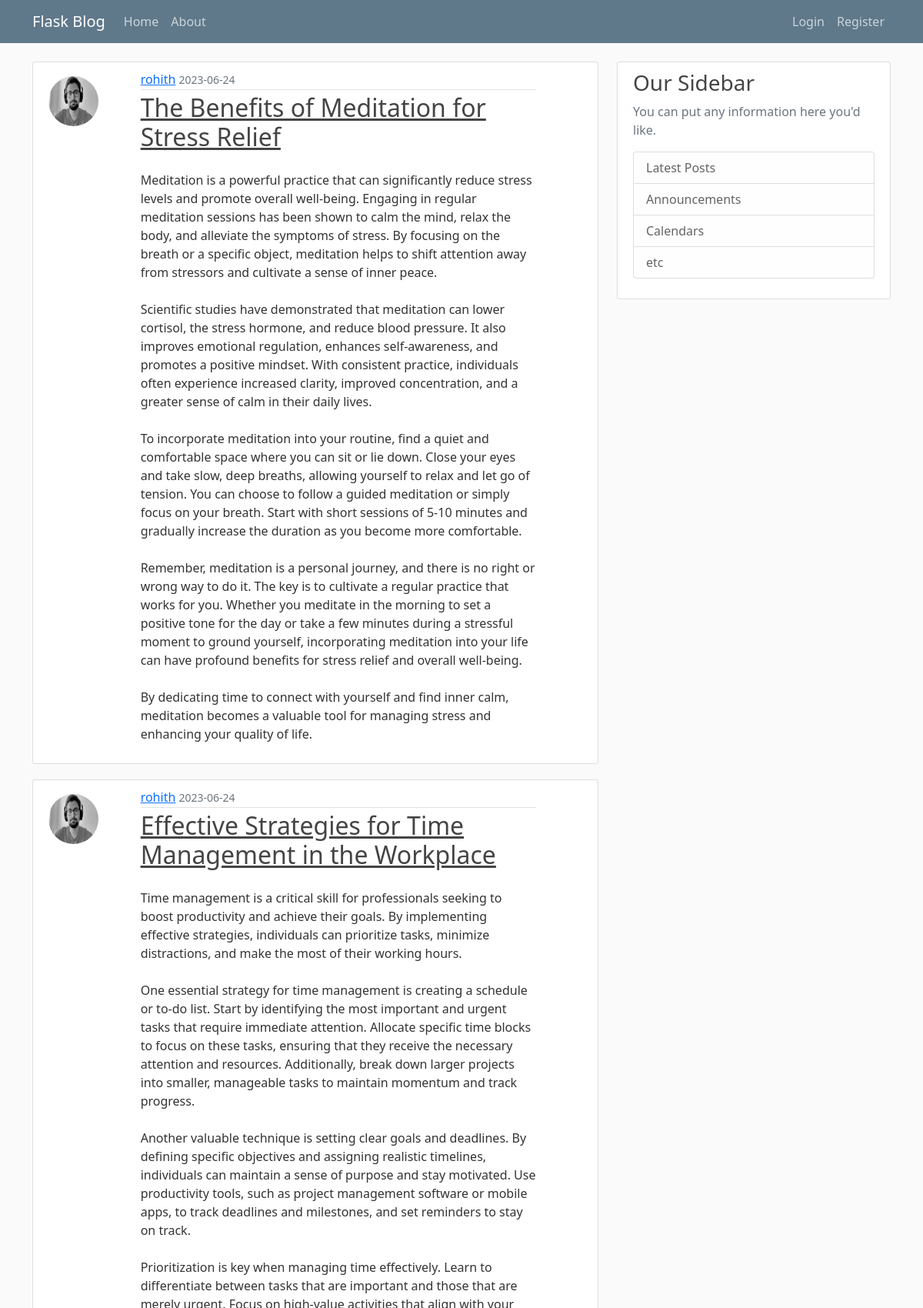
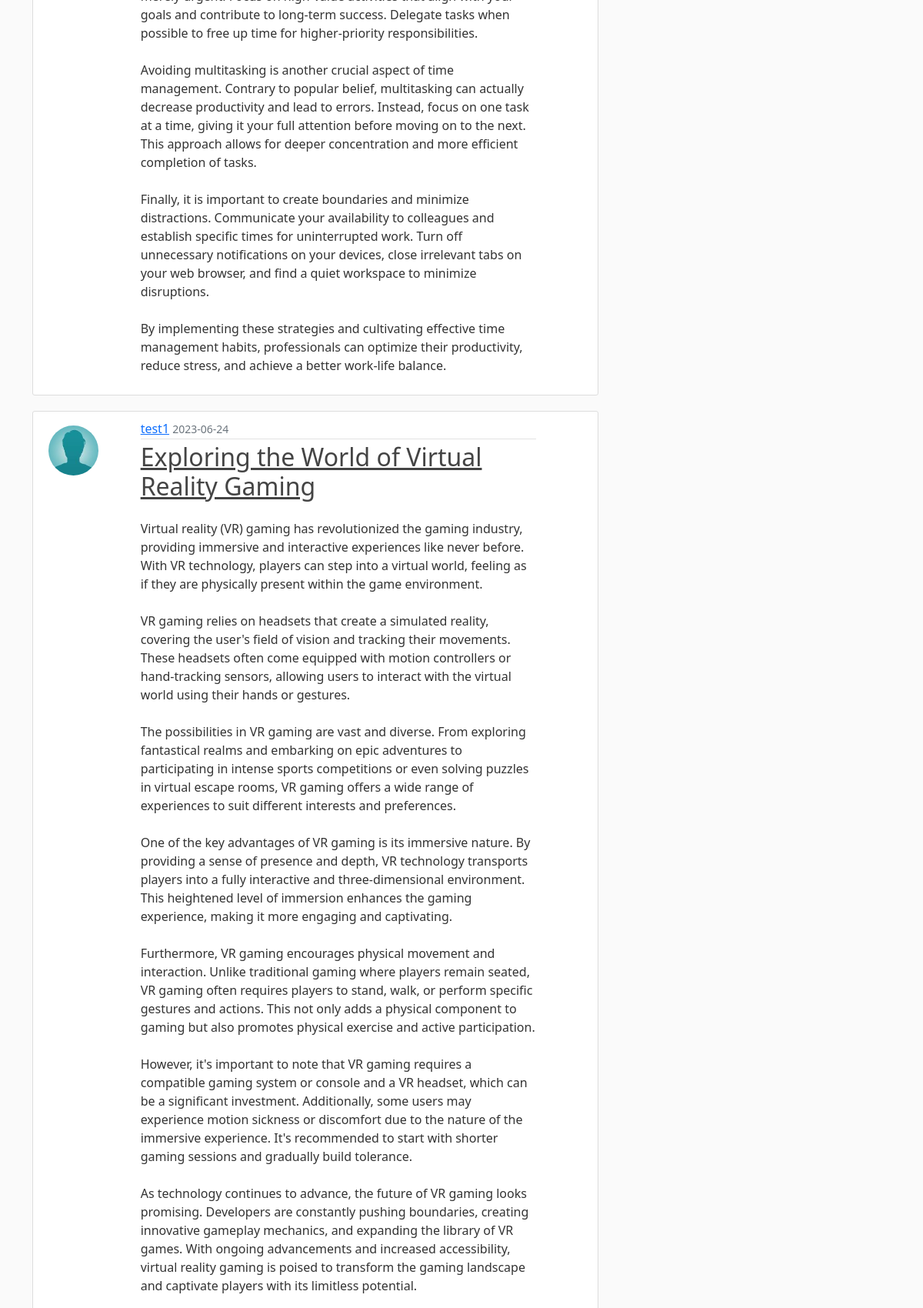
The page /home (upper part) on the database its author committed (2 pictures, top to bottom).
### on_blog/models.py (models this page shows, shortened)
class Post(db.Model):
    id = db.Column(db.Integer, primary_key=True)
    title = db.Column(db.String(100), nullable=False)
    time = db.Column(db.DateTime, nullable = False, default = datetime.utcnow)
    content = db.Column(db.Text, nullable = False)
    user_id = db.Column(db.Integer, db.ForeignKey('user.id'), nullable = False)

class User(db.Model, UserMixin):
    id = db.Column(db.Integer, primary_key=True)
    username = db.Column(db.String(20), unique=True, nullable=False)
    email = db.Column(db.String(100), unique=True, nullable=False)
    image_file = db.Column(db.String(20), nullable=False, default='default.jpeg')
    password = db.Column(db.String(60), nullable = False)
    posts = db.relationship("Post", backref = "author", lazy = True)

### on_blog/routes.py (the view)
@app.route("/")
@app.route("/home")
def home():
    postz = Post.query.all()
    return render_template("home.html", postz=postz, title="Home Page")

### on_blog/templates/home.html
{% extends "layout.html" %}
{% block content %}
{% for post in postz %}
<article class="content-section">
    <div class="row">
        <div class='col-sm-4 col-lg-2'>
            <img class="rounded-circle article-img align-items-start mt-2"
                 src="{{ url_for('static', filename='profile_pics/' + post.author.image_file) }}">
        </div>
        <div class='col-sm-8 col-lg-9'>
            <div class="media-body">
                <div class="article-metadata">
                    <a class="mr-2" href="#">{{ post.author.username }}</a>
                    <small class="text-muted">{{ post.time.strftime('%Y-%m-%d') }}</small>
                </div>
                <h2><a class="article-title" href="{{url_for('post', post_id = post.id)}}">{{ post.title }}</a></h2>
                <p class="article-content mt-4 ">{{ post.content }}</p>
            </div>
        </div>
    </div>
</article>
{% endfor %}
{% endblock content %}

### on_blog/static/main.css (style rules this page uses)
body { background: #fafafa; color: #333333; margin-top: 5rem; }
h1, h2, h3, h4, h5, h6 { color: #444444; }
.content-section { background: #ffffff; padding: 10px 20px; border: 1px solid #dddddd; border-radius: 3px; margin-bottom: 20px; }
.article-title { color: #444444; }
.article-content { white-space: pre-line; }
.article-img { height: 65px; width: 65px; margin-right: 16px; }
.article-metadata { padding-bottom: 1px; margin-bottom: 4px; border-bottom: 1px solid #e3e3e3 }

### rows shown on the page
Post: image_file (picture), author.username "rohith", time "2023-06-24", title "The Benefits of Meditation for Stress Relief", content "Meditation is a powerful practice that can significantly reduce stress levels and promote overall well-being. Engaging in regular meditation sessions has been shown to calm the mind, relax the body, and alleviate the symptoms of stress. By focusing on the breath or a specific object, meditation helps to shift attention away from stressors and cultivate a sense of inner peace. Scientific studies have demonstrated that meditation can lower cortisol, the stress hormone, and reduce blood pressure. It also improves emotional regulation, enhances self-awareness, and promotes a positive mindset. With consistent practice, individuals often experience increased clarity, improved concentration, and a…"
Post: image_file (picture), author.username "rohith", time "2023-06-24", title "Effective Strategies for Time Management in the Workplace", content "Time management is a critical skill for professionals seeking to boost productivity and achieve their goals. By implementing effective strategies, individuals can prioritize tasks, minimize distractions, and make the most of their working hours. One essential strategy for time management is creating a schedule or to-do list. Start by identifying the most important and urgent tasks that require immediate attention. Allocate specific time blocks to focus on these tasks, ensuring that they receive the necessary attention and resources. Additionally, break down larger projects into smaller, manageable tasks to maintain momentum and track progress. Another valuable technique is setting clear…"
Post: image_file (picture), author.username "test1", time "2023-06-24", title "Exploring the World of Virtual Reality Gaming", content "Virtual reality (VR) gaming has revolutionized the gaming industry, providing immersive and interactive experiences like never before. With VR technology, players can step into a virtual world, feeling as if they are physically present within the game environment. VR gaming relies on headsets that create a simulated reality, covering the user's field of vision and tracking their movements. These headsets often come equipped with motion controllers or hand-tracking sensors, allowing users to interact with the virtual world using their hands or gestures. The possibilities in VR gaming are vast and diverse. From exploring fantastical realms and embarking on epic adventures to participating in…"
